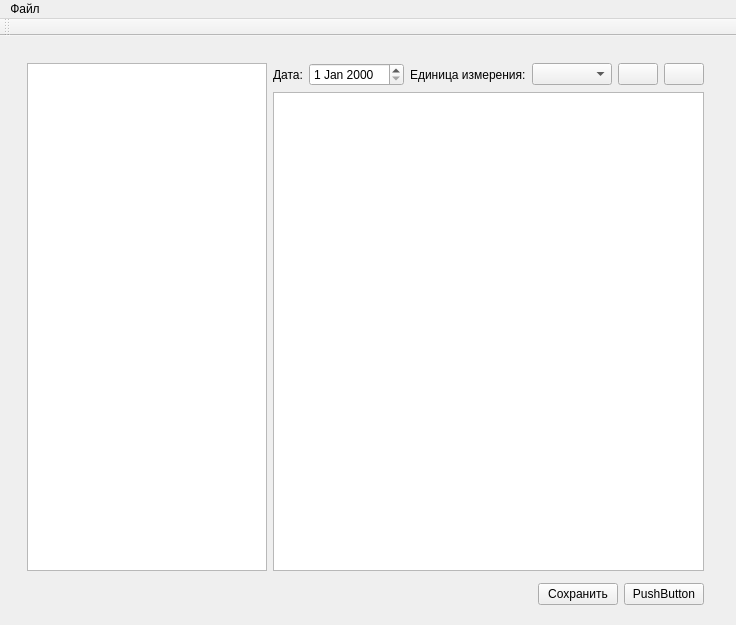
<?xml version="1.0" encoding="UTF-8"?>
<ui version="4.0">
 <class>PlanningMW</class>
 <widget class="QMainWindow" name="PlanningMW">
  <property name="geometry">
   <rect>
    <x>0</x>
    <y>0</y>
    <width>736</width>
    <height>625</height>
   </rect>
  </property>
  <property name="windowTitle">
   <string>PlanningMW</string>
  </property>
  <widget class="QWidget" name="centralWidget">
   <widget class="QWidget" name="verticalLayoutWidget">
    <property name="geometry">
     <rect>
      <x>10</x>
      <y>10</y>
      <width>711</width>
      <height>571</height>
     </rect>
    </property>
    <layout class="QVBoxLayout" name="mainLayout">
     <property name="bottomMargin">
      <number>6</number>
     </property>
     <item>
      <layout class="QHBoxLayout" name="horizontalLayout" stretch="0,1">
       <property name="margin">
        <number>6</number>
       </property>
       <item>
        <widget class="QTreeWidget" name="twObjects">
         <attribute name="headerVisible">
          <bool>false</bool>
         </attribute>
         <column>
          <property name="text">
           <string notr="true">1</string>
          </property>
         </column>
        </widget>
       </item>
       <item>
        <layout class="QVBoxLayout" name="verticalLayout">
         <property name="leftMargin">
          <number>0</number>
         </property>
         <item>
          <layout class="QHBoxLayout" name="horizontalLayout_3">
           <property name="topMargin">
            <number>0</number>
           </property>
           <item>
            <widget class="QLabel" name="label">
             <property name="text">
              <string>Дата:</string>
             </property>
            </widget>
           </item>
           <item>
            <widget class="DatePicker" name="txtDate">
             <property name="maximumSize">
              <size>
               <width>200</width>
               <height>16777215</height>
              </size>
             </property>
            </widget>
           </item>
           <item>
            <widget class="QLabel" name="label_2">
             <property name="text">
              <string>Единица измерения:</string>
             </property>
            </widget>
           </item>
           <item>
            <widget class="QComboBox" name="cmbMeasuringLength">
             <property name="sizePolicy">
              <sizepolicy hsizetype="Fixed" vsizetype="Fixed">
               <horstretch>0</horstretch>
               <verstretch>0</verstretch>
              </sizepolicy>
             </property>
             <property name="minimumSize">
              <size>
               <width>80</width>
               <height>0</height>
              </size>
             </property>
             <property name="maximumSize">
              <size>
               <width>80</width>
               <height>16777215</height>
              </size>
             </property>
            </widget>
           </item>
           <item>
            <widget class="QPushButton" name="cmdRefresh">
             <property name="text">
              <string/>
             </property>
             <property name="icon">
              <iconset resource="resources.qrc">
               <normaloff>:/planning/images/refresh.png</normaloff>:/planning/images/refresh.png</iconset>
             </property>
             <property name="iconSize">
              <size>
               <width>16</width>
               <height>16</height>
              </size>
             </property>
            </widget>
           </item>
           <item>
            <widget class="QPushButton" name="cmdExcel">
             <property name="text">
              <string/>
             </property>
             <property name="icon">
              <iconset resource="resources.qrc">
               <normaloff>:/planning/images/excel.png</normaloff>:/planning/images/excel.png</iconset>
             </property>
             <property name="iconSize">
              <size>
               <width>16</width>
               <height>16</height>
              </size>
             </property>
            </widget>
           </item>
           <item>
            <spacer name="horizontalSpacer_2">
             <property name="orientation">
              <enum>Qt::Horizontal</enum>
             </property>
             <property name="sizeHint" stdset="0">
              <size>
               <width>40</width>
               <height>20</height>
              </size>
             </property>
            </spacer>
           </item>
          </layout>
         </item>
         <item>
          <widget class="QTableWidget" name="twData">
           <property name="editTriggers">
            <set>QAbstractItemView::AllEditTriggers</set>
           </property>
           <attribute name="verticalHeaderDefaultSectionSize">
            <number>20</number>
           </attribute>
          </widget>
         </item>
        </layout>
       </item>
      </layout>
     </item>
     <item>
      <layout class="QHBoxLayout" name="horizontalLayout_2">
       <property name="rightMargin">
        <number>6</number>
       </property>
       <property name="bottomMargin">
        <number>6</number>
       </property>
       <item>
        <spacer name="horizontalSpacer">
         <property name="orientation">
          <enum>Qt::Horizontal</enum>
         </property>
         <property name="sizeHint" stdset="0">
          <size>
           <width>40</width>
           <height>20</height>
          </size>
         </property>
        </spacer>
       </item>
       <item>
        <widget class="QPushButton" name="cmdSave">
         <property name="text">
          <string>Сохранить</string>
         </property>
        </widget>
       </item>
       <item>
        <widget class="QPushButton" name="cmdExit">
         <property name="text">
          <string>PushButton</string>
         </property>
        </widget>
       </item>
      </layout>
     </item>
    </layout>
   </widget>
  </widget>
  <widget class="QMenuBar" name="menuBar">
   <property name="geometry">
    <rect>
     <x>0</x>
     <y>0</y>
     <width>736</width>
     <height>18</height>
    </rect>
   </property>
   <widget class="QMenu" name="menu">
    <property name="title">
     <string>Файл</string>
    </property>
    <addaction name="actQuit"/>
   </widget>
   <addaction name="menu"/>
  </widget>
  <widget class="QToolBar" name="mainToolBar">
   <attribute name="toolBarArea">
    <enum>TopToolBarArea</enum>
   </attribute>
   <attribute name="toolBarBreak">
    <bool>false</bool>
   </attribute>
  </widget>
  <action name="actQuit">
   <property name="text">
    <string>Выход</string>
   </property>
  </action>
 </widget>
 <layoutdefault spacing="6" margin="11"/>
 <customwidgets>
  <customwidget>
   <class>DatePicker</class>
   <extends>QDateEdit</extends>
   <header>datepicker.h</header>
  </customwidget>
 </customwidgets>
 <resources>
  <include location="resources.qrc"/>
 </resources>
 <connections/>
</ui>
